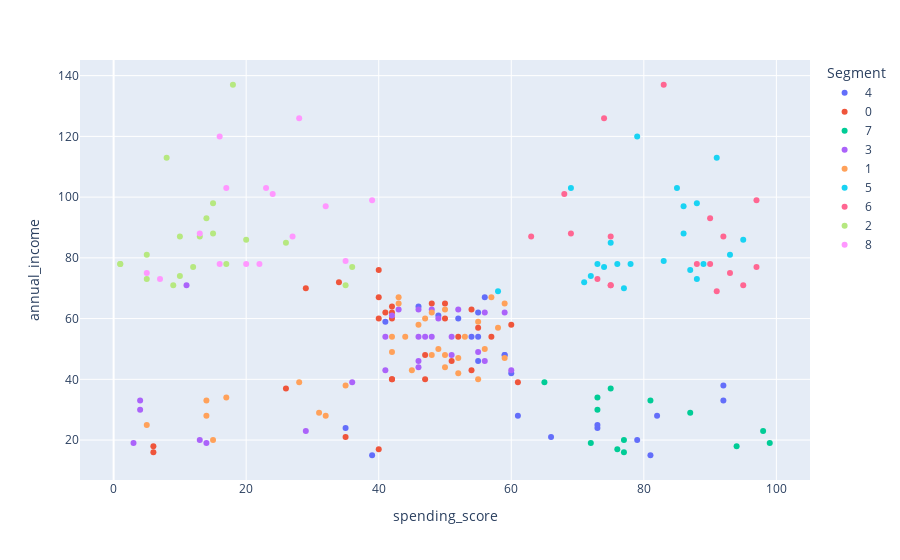

Here is the notebook cell this chart was saved with:
### Code cell
figura = px.scatter(df,x='spending_score',y='annual_income',color='Segment')
figura.show()

### Figure 1 — Plotly figure (JSON) as saved in the notebook; plotly's stock layout.template omitted (floating-point values rounded to 4 significant figures)
{"data": [{"hovertemplate": "Segment=4<br>spending_score=%{x}<br>annual_income=%{y}<extra></extra>", "legendgroup": "4", "marker": {"color": "#636efa", "symbol": "circle"}, "mode": "markers", "name": "4", "orientation": "v", "showlegend": true, "type": "scatter", "x": [39, 81, 79, 66, 35, 73, 73, 82, 61, 92, 92, 60, 55, 59, 59, 54, 55, 41, 52, 49, 55, 46, 56], "xaxis": "x", "y": [15, 15, 20, 21, 24, 24, 25, 28, 28, 33, 38, 42, 46, 48, 48, 54, 54, 59, 60, 61, 62, 64, 67], "yaxis": "y"}, {"hovertemplate": "Segment=0<br>spending_score=%{x}<br>annual_income=%{y}<extra></extra>", "legendgroup": "0", "marker": {"color": "#EF553B", "symbol": "circle"}, "mode": "markers", "name": "0", "orientation": "v", "showlegend": true, "type": "scatter", "x": [6, 40, 6, 35, 26, 61, 47, 42, 42, 54, 51, 47, 52, 57, 55, 60, 40, 42, 50, 41, 42, 54, 42, 48, 50, 40, 29, 34, 40], "xaxis": "x", "y": [16, 17, 18, 21, 37, 39, 40, 40, 40, 43, 46, 48, 54, 54, 57, 58, 60, 60, 60, 62, 62, 63, 64, 65, 65, 67, 70, 72, 76], "yaxis": "y"}, {"hovertemplate": "Segment=7<br>spending_score=%{x}<br>annual_income=%{y}<extra></extra>", "legendgroup": "7", "marker": {"color": "#00cc96", "symbol": "circle"}, "mode": "markers", "name": "7", "orientation": "v", "showlegend": true, "type": "scatter", "x": [77, 76, 94, 72, 99, 77, 98, 87, 73, 81, 73, 75, 65], "xaxis": "x", "y": [16, 17, 18, 19, 19, 20, 23, 29, 30, 33, 34, 37, 39], "yaxis": "y"}, {"hovertemplate": "Segment=3<br>spending_score=%{x}<br>annual_income=%{y}<extra></extra>", "legendgroup": "3", "marker": {"color": "#ab63fa", "symbol": "circle"}, "mode": "markers", "name": "3", "orientation": "v", "showlegend": true, "type": "scatter", "x": [3, 14, 13, 29, 4, 4, 36, 60, 41, 46, 46, 56, 51, 55, 47, 48, 51, 41, 46, 49, 42, 59, 56, 46, 43, 48, 52, 11], "xaxis": "x", "y": [19, 19, 20, 23, 30, 33, 39, 43, 43, 44, 46, 46, 48, 49, 54, 54, 54, 54, 54, 60, 61, 62, 62, 63, 63, 63, 63, 71], "yaxis": "y"}, {"hovertemplate": "Segment=1<br>spending_score=%{x}<br>annual_income=%{y}<extra></extra>", "legendgroup": "1", "marker": {"color": "#FFA15A", "symbol": "circle"}, "mode": "markers", "name": "1", "orientation": "v", "showlegend": true, "type": "scatter", "x": [15, 5, 14, 32, 31, 14, 17, 35, 28, 55, 52, 45, 50, 52, 59, 50, 48, 42, 49, 56, 53, 42, 44, 58, 46, 55, 47, 48, 50, 43, 59, 43, 57], "xaxis": "x", "y": [20, 25, 28, 28, 29, 33, 34, 38, 39, 40, 42, 43, 44, 47, 47, 48, 48, 49, 50, 50, 54, 54, 54, 57, 58, 59, 60, 62, 63, 65, 65, 67, 67], "yaxis": "y"}, {"hovertemplate": "Segment=5<br>spending_score=%{x}<br>annual_income=%{y}<extra></extra>", "legendgroup": "5", "marker": {"color": "#19d3f3", "symbol": "circle"}, "mode": "markers", "name": "5", "orientation": "v", "showlegend": true, "type": "scatter", "x": [58, 77, 71, 88, 72, 87, 74, 76, 89, 78, 73, 83, 93, 75, 95, 86, 86, 88, 85, 69, 91, 79], "xaxis": "x", "y": [69, 70, 72, 73, 74, 76, 77, 78, 78, 78, 78, 79, 81, 85, 86, 88, 97, 98, 103, 103, 113, 120], "yaxis": "y"}, {"hovertemplate": "Segment=6<br>spending_score=%{x}<br>annual_income=%{y}<extra></extra>", "legendgroup": "6", "marker": {"color": "#FF6692", "symbol": "circle"}, "mode": "markers", "name": "6", "orientation": "v", "showlegend": true, "type": "scatter", "x": [91, 95, 75, 75, 73, 93, 97, 90, 88, 63, 75, 92, 69, 90, 97, 68, 74, 83], "xaxis": "x", "y": [69, 71, 71, 71, 73, 75, 77, 78, 78, 87, 87, 87, 88, 93, 99, 101, 126, 137], "yaxis": "y"}, {"hovertemplate": "Segment=2<br>spending_score=%{x}<br>annual_income=%{y}<extra></extra>", "legendgroup": "2", "marker": {"color": "#B6E880", "symbol": "circle"}, "mode": "markers", "name": "2", "orientation": "v", "showlegend": true, "type": "scatter", "x": [35, 9, 5, 10, 12, 36, 17, 1, 1, 5, 26, 20, 13, 10, 15, 14, 15, 8, 18], "xaxis": "x", "y": [71, 71, 73, 74, 77, 77, 78, 78, 78, 81, 85, 86, 87, 87, 88, 93, 98, 113, 137], "yaxis": "y"}, {"hovertemplate": "Segment=8<br>spending_score=%{x}<br>annual_income=%{y}<extra></extra>", "legendgroup": "8", "marker": {"color": "#FF97FF", "symbol": "circle"}, "mode": "markers", "name": "8", "orientation": "v", "showlegend": true, "type": "scatter", "x": [7, 5, 22, 20, 16, 35, 27, 13, 32, 39, 24, 17, 23, 16, 28], "xaxis": "x", "y": [73, 75, 78, 78, 78, 79, 87, 88, 97, 99, 101, 103, 103, 120, 126], "yaxis": "y"}], "layout": {"legend": {"title": {"text": "Segment"}, "tracegroupgap": 0}, "margin": {"t": 60}, "xaxis": {"anchor": "y", "domain": [0, 1], "title": {"text": "spending_score"}}, "yaxis": {"anchor": "x", "domain": [0, 1], "title": {"text": "annual_income"}}}}
